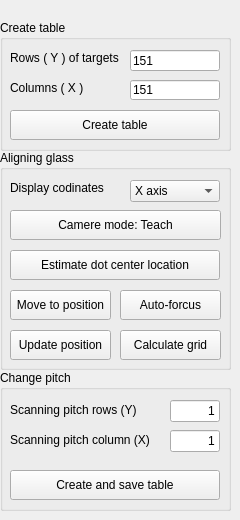
    <widget class="QWidget" name="tab">
     <attribute name="title">
      <string>Create table</string>
     </attribute>
     <widget class="QGroupBox" name="groupBox_9">
      <property name="geometry">
       <rect>
        <x>0</x>
        <y>370</y>
        <width>231</width>
        <height>141</height>
       </rect>
      </property>
      <property name="title">
       <string>Change pitch</string>
      </property>
      <widget class="QLabel" name="label_32">
       <property name="geometry">
        <rect>
         <x>10</x>
         <y>30</y>
         <width>130</width>
         <height>20</height>
        </rect>
       </property>
       <property name="text">
        <string>Scanning pitch rows (Y)</string>
       </property>
      </widget>
      <widget class="QLineEdit" name="pitch_input_row_y">
       <property name="geometry">
        <rect>
         <x>170</x>
         <y>30</y>
         <width>50</width>
         <height>22</height>
        </rect>
       </property>
       <property name="layoutDirection">
        <enum>Qt::LayoutDirection::LeftToRight</enum>
       </property>
       <property name="text">
        <string>1</string>
       </property>
       <property name="alignment">
        <set>Qt::AlignmentFlag::AlignRight|Qt::AlignmentFlag::AlignTrailing|Qt::AlignmentFlag::AlignVCenter</set>
       </property>
      </widget>
      <widget class="QLabel" name="label_28">
       <property name="geometry">
        <rect>
         <x>10</x>
         <y>60</y>
         <width>140</width>
         <height>20</height>
        </rect>
       </property>
       <property name="text">
        <string>Scanning pitch column (X)</string>
       </property>
      </widget>
      <widget class="QLineEdit" name="pitch_input_column_x">
       <property name="geometry">
        <rect>
         <x>170</x>
         <y>60</y>
         <width>50</width>
         <height>22</height>
        </rect>
       </property>
       <property name="text">
        <string>1</string>
       </property>
       <property name="alignment">
        <set>Qt::AlignmentFlag::AlignRight|Qt::AlignmentFlag::AlignTrailing|Qt::AlignmentFlag::AlignVCenter</set>
       </property>
      </widget>
      <widget class="QPushButton" name="update_varible_pitch_button">
       <property name="geometry">
        <rect>
         <x>10</x>
         <y>100</y>
         <width>210</width>
         <height>30</height>
        </rect>
       </property>
       <property name="text">
        <string>Create and save table</string>
       </property>
      </widget>
     </widget>
     <widget class="QGroupBox" name="groupBox_10">
      <property name="geometry">
       <rect>
        <x>0</x>
        <y>20</y>
        <width>231</width>
        <height>131</height>
       </rect>
      </property>
      <property name="title">
       <string>Create table</string>
      </property>
      <widget class="QPushButton" name="calibration_data_table_create">
       <property name="geometry">
        <rect>
         <x>10</x>
         <y>90</y>
         <width>210</width>
         <height>30</height>
        </rect>
       </property>
       <property name="text">
        <string>Create table</string>
       </property>
      </widget>
      <widget class="QLineEdit" name="calibration_data_table_row_input">
       <property name="geometry">
        <rect>
         <x>130</x>
         <y>30</y>
         <width>90</width>
         <height>21</height>
        </rect>
       </property>
       <property name="text">
        <string>151</string>
       </property>
      </widget>
      <widget class="QLabel" name="label_7">
       <property name="geometry">
        <rect>
         <x>10</x>
         <y>30</y>
         <width>110</width>
         <height>16</height>
        </rect>
       </property>
       <property name="text">
        <string>Rows ( Y ) of targets</string>
       </property>
      </widget>
      <widget class="QLineEdit" name="calibration_data_table_column_input">
       <property name="geometry">
        <rect>
         <x>130</x>
         <y>60</y>
         <width>90</width>
         <height>20</height>
        </rect>
       </property>
       <property name="text">
        <string>151</string>
       </property>
      </widget>
      <widget class="QLabel" name="label_13">
       <property name="geometry">
        <rect>
         <x>10</x>
         <y>60</y>
         <width>80</width>
         <height>16</height>
        </rect>
       </property>
       <property name="text">
        <string>Columns ( X )</string>
       </property>
      </widget>
     </widget>
     <widget class="QGroupBox" name="groupBox_11">
      <property name="geometry">
       <rect>
        <x>0</x>
        <y>150</y>
        <width>231</width>
        <height>220</height>
       </rect>
      </property>
      <property name="title">
       <string>Aligning glass </string>
      </property>
      <widget class="QLabel" name="label_14">
       <property name="geometry">
        <rect>
         <x>10</x>
         <y>30</y>
         <width>110</width>
         <height>16</height>
        </rect>
       </property>
       <property name="text">
        <string>Display codinates</string>
       </property>
      </widget>
      <widget class="QPushButton" name="move_to_position_push_button">
       <property name="geometry">
        <rect>
         <x>10</x>
         <y>140</y>
         <width>101</width>
         <height>30</height>
        </rect>
       </property>
       <property name="text">
        <string>Move to position</string>
       </property>
      </widget>
      <widget class="QPushButton" name="dot_center_estimate_button">
       <property name="geometry">
        <rect>
         <x>10</x>
         <y>100</y>
         <width>210</width>
         <height>30</height>
        </rect>
       </property>
       <property name="text">
        <string>Estimate dot center location</string>
       </property>
      </widget>
      <widget class="QComboBox" name="display_coodinate_combo_box">
       <property name="geometry">
        <rect>
         <x>130</x>
         <y>30</y>
         <width>90</width>
         <height>22</height>
        </rect>
       </property>
       <item>
        <property name="text">
         <string>X axis</string>
        </property>
       </item>
       <item>
        <property name="text">
         <string>Y axis</string>
        </property>
       </item>
       <item>
        <property name="text">
         <string>Z axis</string>
        </property>
       </item>
      </widget>
      <widget class="QPushButton" name="calculate_grid_locations_push_button">
       <property name="geometry">
        <rect>
         <x>120</x>
         <y>180</y>
         <width>101</width>
         <height>30</height>
        </rect>
       </property>
       <property name="text">
        <string>Calculate grid</string>
       </property>
      </widget>
      <widget class="QPushButton" name="select_camera_mode_button">
       <property name="geometry">
        <rect>
         <x>10</x>
         <y>60</y>
         <width>211</width>
         <height>30</height>
        </rect>
       </property>
       <property name="text">
        <string>Camere mode: Teach</string>
       </property>
      </widget>
      <widget class="QPushButton" name="auto_focus_button">
       <property name="geometry">
        <rect>
         <x>120</x>
         <y>140</y>
         <width>101</width>
         <height>30</height>
        </rect>
       </property>
       <property name="text">
        <string>Auto-forcus</string>
       </property>
      </widget>
      <widget class="QPushButton" name="get_x_y_value_push_button">
       <property name="geometry">
        <rect>
         <x>10</x>
         <y>180</y>
         <width>101</width>
         <height>30</height>
        </rect>
       </property>
       <property name="text">
        <string>Update position</string>
       </property>
      </widget>
     </widget>
    </widget>
